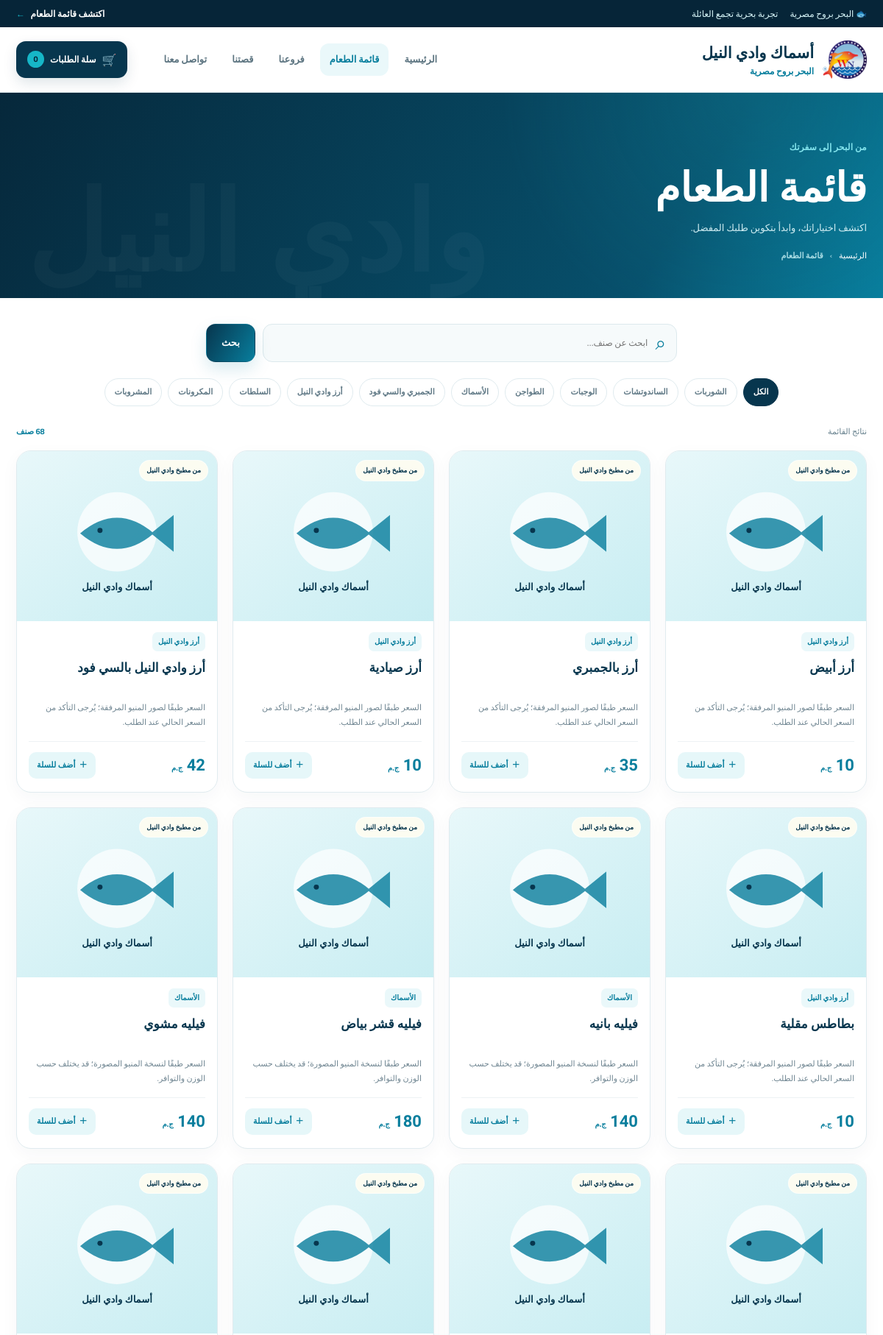
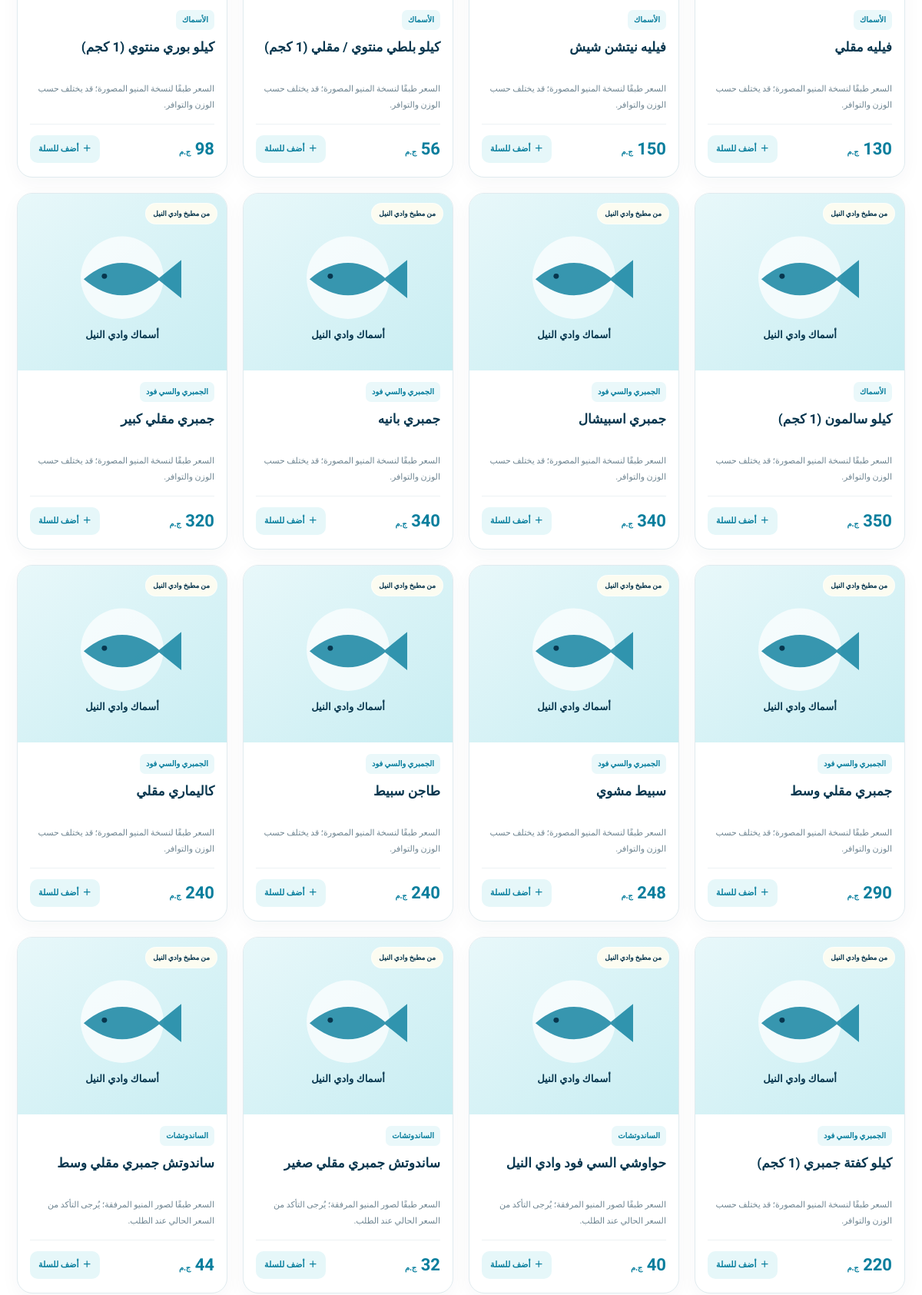
The page /menu (upper part) on the database its author committed (2 pictures, top to bottom).
### tables this page shows
CREATE TABLE menu_items (
                id INTEGER PRIMARY KEY AUTOINCREMENT,
                category TEXT NOT NULL,
                name TEXT NOT NULL,
                description TEXT DEFAULT '',
                price REAL NOT NULL DEFAULT 0,
                image_url TEXT DEFAULT '',
                active INTEGER NOT NULL DEFAULT 1
            );

### app.py (the view)
@app.route('/menu')
def menu():
    category=request.args.get('category','الكل')
    if category not in CATEGORIES: category='الكل'
    search=request.args.get('q','').strip()
    return render_template('menu.html',items=all_items(category,search),selected=category,search=search)

### app.py (called while the page is built, shortened)
def db():
    c=sqlite3.connect(DB_PATH, timeout=20)
    c.row_factory=sqlite3.Row
    return c

def norm(s):
    s=unicodedata.normalize('NFKC',str(s or '')).lower()
    s=re.sub(r'[ً-ٰٟـ]','',s).replace('أ','ا').replace('إ','ا').replace('آ','ا').replace('ى','ي').replace('ة','ه')
    return ' '.join(re.sub(r'[^a-z0-9؀-ۿ]+',' ',s).split())

def photo_for(name, image_url=''):
    if image_url and image_url.strip(): return image_url.strip()
    words=[w for w in norm(name).split() if len(w)>2 and w not in {'كيلو','جرام','جم','مخصوص','طبق','وجبه','طازج','طازجه'}]
    best=None; score=0
    if best and (score>=2 or (len(words)==1 and words[0] in norm(best.stem))):
        return url_for('static_photo', filename=best.name)
    return url_for('static',filename='img/seafood-placeholder.svg')

def all_items(category='الكل', search=''):
    sql='SELECT * FROM menu_items WHERE active=1'; args=[]
    if category and category!='الكل': sql+=' AND category=?'; args.append(category)
    if search:
        sql+=' AND (name LIKE ? OR description LIKE ?)'; args += [f'%{search}%',f'%{search}%']
    sql+=' ORDER BY category, name'
    rows=[]
    with db() as c: rows=c.execute(sql,args).fetchall()
    return [dict(r, display_image=photo_for(r['name'],r['image_url'])) for r in rows]

@app.context_processor
def globals_for_templates():
    return {'categories':CATEGORIES[1:],'branches':BRANCHES,'cart_count':sum(int(v) for v in session.get('cart',{}).values())}

### templates/menu.html
{% extends 'base.html' %}{% block title %}قائمة الطعام | أسماك وادي النيل{% endblock %}{% block content %}<section class="page-hero"><div class="container"><span class="section-kicker light">من البحر إلى سفرتك</span><h1>قائمة الطعام</h1><p>اكتشف اختياراتك، وابدأ بتكوين طلبك المفضل.</p><div class="breadcrumbs"><a href="{{ url_for('home') }}">الرئيسية</a><span>›</span><b>قائمة الطعام</b></div></div></section><section class="section container menu-section"><form class="menu-search" method="get" action="{{ url_for('menu') }}"><label class="searchbox"><span>⌕</span><input type="search" name="q" value="{{ search }}" placeholder="ابحث عن صنف…"></label><input type="hidden" name="category" value="{{ selected }}"><button class="btn btn-primary">بحث</button></form><div class="category-pills">{% for cat in ['الكل']+categories %}<a class="category-pill {% if selected==cat %}selected{% endif %}" href="{{ url_for('menu',category=cat,q=search) }}">{{ cat }}</a>{% endfor %}</div><div class="results-line"><span>نتائج القائمة</span><b>{{ items|length }} صنف</b></div><div class="food-grid">{% for item in items %}{% include '_item_card.html' %}{% else %}<div class="empty-state"><span>⌕</span><h3>لم نعثر على أصناف مطابقة</h3><p>جرّب البحث بكلمات أخرى أو اختر قسمًا مختلفًا.</p><a class="btn btn-outline" href="{{ url_for('menu') }}">عرض كل الأصناف</a></div>{% endfor %}</div></section>{% endblock %}

### templates/_item_card.html
<article class="food-card"><a class="food-photo" href="{{ url_for('menu') }}"><img src="{{ item.display_image }}" alt="{{ item.name }}" loading="lazy"><span class="photo-badge">من مطبخ وادي النيل</span></a><div class="food-content"><span class="food-category">{{ item.category }}</span><h3>{{ item.name }}</h3><p>{{ item.description or 'اختيار بحري لذيذ بطابع وادي النيل.' }}</p><div class="food-card-bottom"><strong class="price">{{ ('%.0f'|format(item.price)) }} <small>ج.م</small></strong><form action="{{ url_for('cart_add',item_id=item.id) }}" method="post"><button class="add-button" aria-label="أضف {{ item.name }} إلى السلة">＋ <span>أضف للسلة</span></button></form></div></div></article>

### rows shown on the page
menu_items: category "أرز وادي النيل", name "أرز أبيض", description "السعر طبقًا لصور المنيو المرفقة؛ يُرجى التأكد من السعر الحالي عند الطلب.", price "10"
menu_items: category "أرز وادي النيل", name "أرز بالجمبري", description "السعر طبقًا لصور المنيو المرفقة؛ يُرجى التأكد من السعر الحالي عند الطلب.", price "35"
menu_items: category "أرز وادي النيل", name "أرز صيادية", description "السعر طبقًا لصور المنيو المرفقة؛ يُرجى التأكد من السعر الحالي عند الطلب.", price "10"
menu_items: category "أرز وادي النيل", name "أرز وادي النيل بالسي فود", description "السعر طبقًا لصور المنيو المرفقة؛ يُرجى التأكد من السعر الحالي عند الطلب.", price "42"
menu_items: category "أرز وادي النيل", name "بطاطس مقلية", description "السعر طبقًا لصور المنيو المرفقة؛ يُرجى التأكد من السعر الحالي عند الطلب.", price "10"
menu_items: category "الأسماك", name "فيليه بانيه", description "السعر طبقًا لنسخة المنيو المصورة؛ قد يختلف حسب الوزن والتوافر.", price "140"
menu_items: category "الأسماك", name "فيليه قشر بياض", description "السعر طبقًا لنسخة المنيو المصورة؛ قد يختلف حسب الوزن والتوافر.", price "180"
menu_items: category "الأسماك", name "فيليه مشوي", description "السعر طبقًا لنسخة المنيو المصورة؛ قد يختلف حسب الوزن والتوافر.", price "140"
menu_items: category "الأسماك", name "فيليه مقلي", description "السعر طبقًا لنسخة المنيو المصورة؛ قد يختلف حسب الوزن والتوافر.", price "130"
menu_items: category "الأسماك", name "فيليه نيتشن شيش", description "السعر طبقًا لنسخة المنيو المصورة؛ قد يختلف حسب الوزن والتوافر.", price "150"
menu_items: category "الأسماك", name "كيلو بلطي منتوي / مقلي (1 كجم)", description "السعر طبقًا لنسخة المنيو المصورة؛ قد يختلف حسب الوزن والتوافر.", price "56"
menu_items: category "الأسماك", name "كيلو بوري منتوي (1 كجم)", description "السعر طبقًا لنسخة المنيو المصورة؛ قد يختلف حسب الوزن والتوافر.", price "98"
menu_items: category "الأسماك", name "كيلو سالمون (1 كجم)", description "السعر طبقًا لنسخة المنيو المصورة؛ قد يختلف حسب الوزن والتوافر.", price "350"
menu_items: category "الجمبري والسي فود", name "جمبري اسبيشال", description "السعر طبقًا لنسخة المنيو المصورة؛ قد يختلف حسب الوزن والتوافر.", price "340"
menu_items: category "الجمبري والسي فود", name "جمبري بانيه", description "السعر طبقًا لنسخة المنيو المصورة؛ قد يختلف حسب الوزن والتوافر.", price "340"
menu_items: category "الجمبري والسي فود", name "جمبري مقلي كبير", description "السعر طبقًا لنسخة المنيو المصورة؛ قد يختلف حسب الوزن والتوافر.", price "320"
menu_items: category "الجمبري والسي فود", name "جمبري مقلي وسط", description "السعر طبقًا لنسخة المنيو المصورة؛ قد يختلف حسب الوزن والتوافر.", price "290"
menu_items: category "الجمبري والسي فود", name "سبيط مشوي", description "السعر طبقًا لنسخة المنيو المصورة؛ قد يختلف حسب الوزن والتوافر.", price "248"
menu_items: category "الجمبري والسي فود", name "طاجن سبيط", description "السعر طبقًا لنسخة المنيو المصورة؛ قد يختلف حسب الوزن والتوافر.", price "240"
menu_items: category "الجمبري والسي فود", name "كاليماري مقلي", description "السعر طبقًا لنسخة المنيو المصورة؛ قد يختلف حسب الوزن والتوافر.", price "240"
menu_items: category "الجمبري والسي فود", name "كيلو كفتة جمبري (1 كجم)", description "السعر طبقًا لنسخة المنيو المصورة؛ قد يختلف حسب الوزن والتوافر.", price "220"
menu_items: category "الساندوتشات", name "حواوشي السي فود وادي النيل", description "السعر طبقًا لصور المنيو المرفقة؛ يُرجى التأكد من السعر الحالي عند الطلب.", price "40"
menu_items: category "الساندوتشات", name "ساندوتش جمبري مقلي صغير", description "السعر طبقًا لصور المنيو المرفقة؛ يُرجى التأكد من السعر الحالي عند الطلب.", price "32"
menu_items: category "الساندوتشات", name "ساندوتش جمبري مقلي وسط", description "السعر طبقًا لصور المنيو المرفقة؛ يُرجى التأكد من السعر الحالي عند الطلب.", price "44"

### other values the page prints
{{ cart_count }} "0"
{{ cat }} "الكل" "الشوربات" "الساندوتشات" "الوجبات" "الطواجن" "الأسماك" "الجمبري والسي فود" "أرز وادي النيل" "السلطات" "المكرونات" "المشروبات"
